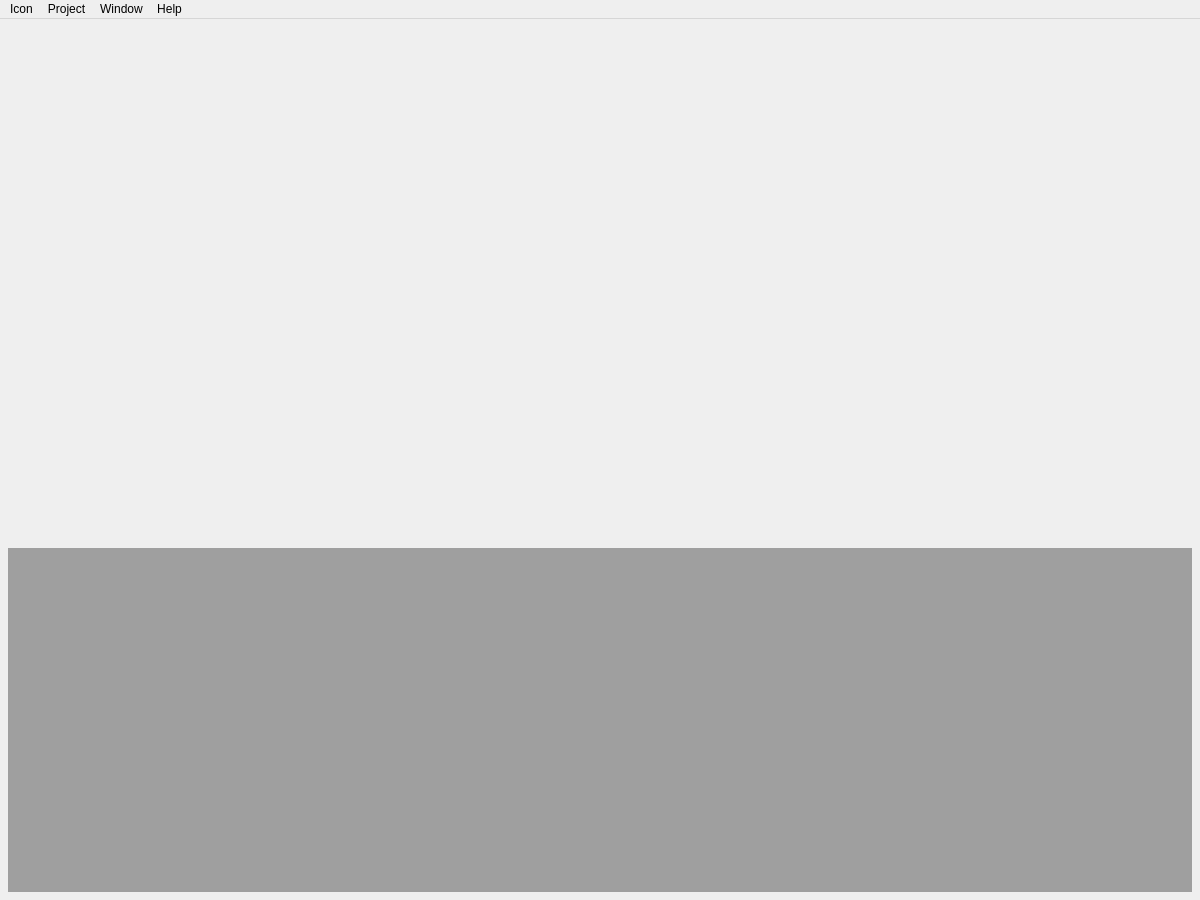
<?xml version="1.0" encoding="UTF-8"?>
<ui version="4.0">
 <class>MainWindow</class>
 <widget class="QMainWindow" name="MainWindow">
  <property name="geometry">
   <rect>
    <x>0</x>
    <y>0</y>
    <width>1200</width>
    <height>900</height>
   </rect>
  </property>
  <property name="minimumSize">
   <size>
    <width>1200</width>
    <height>900</height>
   </size>
  </property>
  <property name="baseSize">
   <size>
    <width>1024</width>
    <height>768</height>
   </size>
  </property>
  <property name="windowTitle">
   <string>CANdevStudio</string>
  </property>
  <property name="windowIcon">
   <iconset resource="../../CANdevResources.qrc">
    <normaloff>:/images/files/images/light/CANbus_logo.svg</normaloff>:/images/files/images/light/CANbus_logo.svg</iconset>
  </property>
  <widget class="QWidget" name="centralWidget">
   <layout class="QVBoxLayout" name="verticalLayout_2">
    <property name="leftMargin">
     <number>0</number>
    </property>
    <property name="topMargin">
     <number>0</number>
    </property>
    <property name="rightMargin">
     <number>0</number>
    </property>
    <property name="bottomMargin">
     <number>0</number>
    </property>
    <item>
     <layout class="QVBoxLayout" name="verticalLayout">
      <property name="spacing">
       <number>4</number>
      </property>
      <property name="leftMargin">
       <number>8</number>
      </property>
      <property name="topMargin">
       <number>8</number>
      </property>
      <property name="rightMargin">
       <number>8</number>
      </property>
      <property name="bottomMargin">
       <number>8</number>
      </property>
      <item>
       <widget class="QWidget" name="startScreenWidget" native="true">
        <property name="minimumSize">
         <size>
          <width>0</width>
          <height>200</height>
         </size>
        </property>
        <layout class="QGridLayout" name="gridLayout">
         <item row="2" column="1">
          <spacer name="verticalSpacer">
           <property name="orientation">
            <enum>Qt::Vertical</enum>
           </property>
           <property name="sizeHint" stdset="0">
            <size>
             <width>20</width>
             <height>40</height>
            </size>
           </property>
          </spacer>
         </item>
         <item row="1" column="2">
          <spacer name="horizontalSpacer_2">
           <property name="orientation">
            <enum>Qt::Horizontal</enum>
           </property>
           <property name="sizeHint" stdset="0">
            <size>
             <width>40</width>
             <height>20</height>
            </size>
           </property>
          </spacer>
         </item>
         <item row="1" column="0">
          <spacer name="horizontalSpacer">
           <property name="orientation">
            <enum>Qt::Horizontal</enum>
           </property>
           <property name="sizeHint" stdset="0">
            <size>
             <width>40</width>
             <height>20</height>
            </size>
           </property>
          </spacer>
         </item>
         <item row="0" column="1">
          <spacer name="verticalSpacer_2">
           <property name="orientation">
            <enum>Qt::Vertical</enum>
           </property>
           <property name="sizeHint" stdset="0">
            <size>
             <width>20</width>
             <height>40</height>
            </size>
           </property>
          </spacer>
         </item>
         <item row="1" column="1">
          <widget class="QWidget" name="startScreen" native="true">
           <property name="minimumSize">
            <size>
             <width>783</width>
             <height>472</height>
            </size>
           </property>
           <property name="maximumSize">
            <size>
             <width>783</width>
             <height>472</height>
            </size>
           </property>
           <property name="baseSize">
            <size>
             <width>783</width>
             <height>472</height>
            </size>
           </property>
           <property name="styleSheet">
            <string notr="true"/>
           </property>
           <widget class="QPushButton" name="pbStartNew">
            <property name="geometry">
             <rect>
              <x>420</x>
              <y>160</y>
              <width>131</width>
              <height>21</height>
             </rect>
            </property>
            <property name="styleSheet">
             <string notr="true">background: transparent;</string>
            </property>
            <property name="text">
             <string/>
            </property>
            <property name="flat">
             <bool>true</bool>
            </property>
           </widget>
           <widget class="QPushButton" name="pbStartOpen">
            <property name="geometry">
             <rect>
              <x>420</x>
              <y>200</y>
              <width>131</width>
              <height>21</height>
             </rect>
            </property>
            <property name="styleSheet">
             <string notr="true">background: transparent;</string>
            </property>
            <property name="text">
             <string/>
            </property>
            <property name="flat">
             <bool>true</bool>
            </property>
           </widget>
           <widget class="QWidget" name="recentContainer" native="true">
            <property name="geometry">
             <rect>
              <x>30</x>
              <y>180</y>
              <width>341</width>
              <height>280</height>
             </rect>
            </property>
            <property name="sizePolicy">
             <sizepolicy hsizetype="Fixed" vsizetype="Fixed">
              <horstretch>0</horstretch>
              <verstretch>0</verstretch>
             </sizepolicy>
            </property>
            <property name="minimumSize">
             <size>
              <width>341</width>
              <height>280</height>
             </size>
            </property>
            <property name="maximumSize">
             <size>
              <width>341</width>
              <height>280</height>
             </size>
            </property>
            <layout class="QVBoxLayout" name="verticalLayout_3">
             <property name="spacing">
              <number>0</number>
             </property>
             <property name="leftMargin">
              <number>0</number>
             </property>
             <property name="topMargin">
              <number>15</number>
             </property>
             <property name="rightMargin">
              <number>0</number>
             </property>
             <property name="bottomMargin">
              <number>10</number>
             </property>
             <item>
              <widget class="QPushButton" name="pbRecent1Name">
               <property name="text">
                <string/>
               </property>
               <property name="flat">
                <bool>true</bool>
               </property>
               <property name="type" stdset="0">
                <string>recentProjectName</string>
               </property>
              </widget>
             </item>
             <item>
              <widget class="QPushButton" name="pbRecent1File">
               <property name="text">
                <string/>
               </property>
               <property name="flat">
                <bool>true</bool>
               </property>
               <property name="type" stdset="0">
                <string>recentProjectFile</string>
               </property>
              </widget>
             </item>
             <item>
              <spacer name="verticalSpacer_3">
               <property name="orientation">
                <enum>Qt::Vertical</enum>
               </property>
               <property name="sizeHint" stdset="0">
                <size>
                 <width>20</width>
                 <height>40</height>
                </size>
               </property>
              </spacer>
             </item>
             <item>
              <widget class="QPushButton" name="pbRecent2Name">
               <property name="text">
                <string/>
               </property>
               <property name="flat">
                <bool>true</bool>
               </property>
               <property name="type" stdset="0">
                <string>recentProjectName</string>
               </property>
              </widget>
             </item>
             <item>
              <widget class="QPushButton" name="pbRecent2File">
               <property name="text">
                <string/>
               </property>
               <property name="flat">
                <bool>true</bool>
               </property>
               <property name="type" stdset="0">
                <string>recentProjectFile</string>
               </property>
              </widget>
             </item>
             <item>
              <spacer name="verticalSpacer_4">
               <property name="orientation">
                <enum>Qt::Vertical</enum>
               </property>
               <property name="sizeHint" stdset="0">
                <size>
                 <width>20</width>
                 <height>40</height>
                </size>
               </property>
              </spacer>
             </item>
             <item>
              <widget class="QPushButton" name="pbRecent3Name">
               <property name="text">
                <string/>
               </property>
               <property name="flat">
                <bool>true</bool>
               </property>
               <property name="type" stdset="0">
                <string>recentProjectName</string>
               </property>
              </widget>
             </item>
             <item>
              <widget class="QPushButton" name="pbRecent3File">
               <property name="text">
                <string/>
               </property>
               <property name="flat">
                <bool>true</bool>
               </property>
               <property name="type" stdset="0">
                <string>recentProjectFile</string>
               </property>
              </widget>
             </item>
             <item>
              <spacer name="verticalSpacer_5">
               <property name="orientation">
                <enum>Qt::Vertical</enum>
               </property>
               <property name="sizeHint" stdset="0">
                <size>
                 <width>20</width>
                 <height>40</height>
                </size>
               </property>
              </spacer>
             </item>
             <item>
              <widget class="QPushButton" name="pbRecent4Name">
               <property name="text">
                <string/>
               </property>
               <property name="flat">
                <bool>true</bool>
               </property>
               <property name="type" stdset="0">
                <string>recentProjectName</string>
               </property>
              </widget>
             </item>
             <item>
              <widget class="QPushButton" name="pbRecent4File">
               <property name="text">
                <string/>
               </property>
               <property name="flat">
                <bool>true</bool>
               </property>
               <property name="type" stdset="0">
                <string>recentProjectFile</string>
               </property>
              </widget>
             </item>
             <item>
              <spacer name="verticalSpacer_6">
               <property name="orientation">
                <enum>Qt::Vertical</enum>
               </property>
               <property name="sizeHint" stdset="0">
                <size>
                 <width>20</width>
                 <height>40</height>
                </size>
               </property>
              </spacer>
             </item>
             <item>
              <widget class="QPushButton" name="pbRecent5Name">
               <property name="text">
                <string/>
               </property>
               <property name="flat">
                <bool>true</bool>
               </property>
               <property name="type" stdset="0">
                <string>recentProjectName</string>
               </property>
              </widget>
             </item>
             <item>
              <widget class="QPushButton" name="pbRecent5File">
               <property name="text">
                <string/>
               </property>
               <property name="flat">
                <bool>true</bool>
               </property>
               <property name="type" stdset="0">
                <string>recentProjectFile</string>
               </property>
              </widget>
             </item>
             <item>
              <spacer name="verticalSpacer_7">
               <property name="orientation">
                <enum>Qt::Vertical</enum>
               </property>
               <property name="sizeHint" stdset="0">
                <size>
                 <width>20</width>
                 <height>40</height>
                </size>
               </property>
              </spacer>
             </item>
             <item>
              <widget class="QPushButton" name="pbRecent6Name">
               <property name="text">
                <string/>
               </property>
               <property name="flat">
                <bool>true</bool>
               </property>
               <property name="type" stdset="0">
                <string>recentProjectName</string>
               </property>
              </widget>
             </item>
             <item>
              <widget class="QPushButton" name="pbRecent6File">
               <property name="text">
                <string/>
               </property>
               <property name="flat">
                <bool>true</bool>
               </property>
               <property name="type" stdset="0">
                <string>recentProjectFile</string>
               </property>
              </widget>
             </item>
            </layout>
           </widget>
          </widget>
         </item>
        </layout>
       </widget>
      </item>
      <item>
       <widget class="QMdiArea" name="mdiArea">
        <property name="maximumSize">
         <size>
          <width>16777215</width>
          <height>16777215</height>
         </size>
        </property>
        <property name="tabsClosable">
         <bool>true</bool>
        </property>
       </widget>
      </item>
     </layout>
    </item>
   </layout>
  </widget>
  <widget class="QMenuBar" name="menuBar">
   <property name="geometry">
    <rect>
     <x>0</x>
     <y>0</y>
     <width>1200</width>
     <height>21</height>
    </rect>
   </property>
   <widget class="QMenu" name="menuProject">
    <property name="title">
     <string>Project</string>
    </property>
    <widget class="QMenu" name="menuRecent_Projects">
     <property name="title">
      <string>Recent Projects</string>
     </property>
     <addaction name="separator"/>
    </widget>
    <addaction name="actionNew"/>
    <addaction name="actionLoad"/>
    <addaction name="menuRecent_Projects"/>
    <addaction name="actionSave"/>
    <addaction name="actionSaveAs"/>
    <addaction name="separator"/>
    <addaction name="actionClose"/>
    <addaction name="separator"/>
    <addaction name="actionExit"/>
   </widget>
   <widget class="QMenu" name="menuHelp">
    <property name="title">
     <string>Help</string>
    </property>
    <addaction name="actionAbout"/>
   </widget>
   <widget class="QMenu" name="menuWindow">
    <property name="title">
     <string>Window</string>
    </property>
    <addaction name="actionSimulation"/>
    <addaction name="separator"/>
    <addaction name="actionCascade"/>
    <addaction name="actionTile"/>
    <addaction name="separator"/>
    <addaction name="actionSubWindowView"/>
    <addaction name="actionTabView"/>
   </widget>
   <widget class="QMenu" name="menuIcon">
    <property name="enabled">
     <bool>true</bool>
    </property>
    <property name="title">
     <string>Icon</string>
    </property>
    <property name="icon">
     <iconset resource="../../CANdevResources.qrc">
      <normaloff>:/images/files/images/dark/CANbus_logo.svg</normaloff>:/images/files/images/dark/CANbus_logo.svg</iconset>
    </property>
   </widget>
   <addaction name="menuIcon"/>
   <addaction name="menuProject"/>
   <addaction name="menuWindow"/>
   <addaction name="menuHelp"/>
  </widget>
  <action name="actionStart">
   <property name="enabled">
    <bool>false</bool>
   </property>
   <property name="text">
    <string>Start</string>
   </property>
  </action>
  <action name="actionStop">
   <property name="enabled">
    <bool>false</bool>
   </property>
   <property name="text">
    <string>Stop</string>
   </property>
  </action>
  <action name="actionLoad">
   <property name="text">
    <string>Open...</string>
   </property>
   <property name="shortcut">
    <string>Ctrl+O</string>
   </property>
  </action>
  <action name="actionExit">
   <property name="text">
    <string>Exit</string>
   </property>
  </action>
  <action name="actionCascade">
   <property name="text">
    <string>Cascade</string>
   </property>
  </action>
  <action name="actionTile">
   <property name="text">
    <string>Tile</string>
   </property>
  </action>
  <action name="actionTabView">
   <property name="checkable">
    <bool>true</bool>
   </property>
   <property name="checked">
    <bool>true</bool>
   </property>
   <property name="text">
    <string>Tab view</string>
   </property>
  </action>
  <action name="actionAbout">
   <property name="icon">
    <iconset resource="../../CANdevResources.qrc">
     <normaloff>:/images/files/images/dark/CANbus_logo.svg</normaloff>:/images/files/images/dark/CANbus_logo.svg</iconset>
   </property>
   <property name="text">
    <string>About</string>
   </property>
  </action>
  <action name="actionSubWindowView">
   <property name="checkable">
    <bool>true</bool>
   </property>
   <property name="checked">
    <bool>false</bool>
   </property>
   <property name="text">
    <string>Window view</string>
   </property>
   <property name="iconText">
    <string>Window view</string>
   </property>
  </action>
  <action name="actionSaveAs">
   <property name="enabled">
    <bool>false</bool>
   </property>
   <property name="text">
    <string>Save as...</string>
   </property>
   <property name="shortcut">
    <string>Ctrl+Shift+S</string>
   </property>
  </action>
  <action name="actionNew">
   <property name="text">
    <string>New</string>
   </property>
   <property name="shortcut">
    <string>Ctrl+N</string>
   </property>
  </action>
  <action name="actionClose">
   <property name="enabled">
    <bool>false</bool>
   </property>
   <property name="text">
    <string>Close simulation</string>
   </property>
   <property name="shortcut">
    <string>Ctrl+Shift+W</string>
   </property>
  </action>
  <action name="actionSimulation">
   <property name="enabled">
    <bool>false</bool>
   </property>
   <property name="text">
    <string>Simulation window</string>
   </property>
  </action>
  <action name="actionSave">
   <property name="enabled">
    <bool>false</bool>
   </property>
   <property name="text">
    <string>Save</string>
   </property>
   <property name="shortcut">
    <string>Ctrl+S</string>
   </property>
  </action>
  <action name="actionSwitchStyle">
   <property name="enabled">
    <bool>true</bool>
   </property>
   <property name="text">
    <string>Switch style</string>
   </property>
  </action>
  <action name="actionClear">
   <property name="text">
    <string>Clear</string>
   </property>
  </action>
 </widget>
 <layoutdefault spacing="6" margin="11"/>
 <resources>
  <include location="../../CANdevResources.qrc"/>
 </resources>
 <connections/>
</ui>
